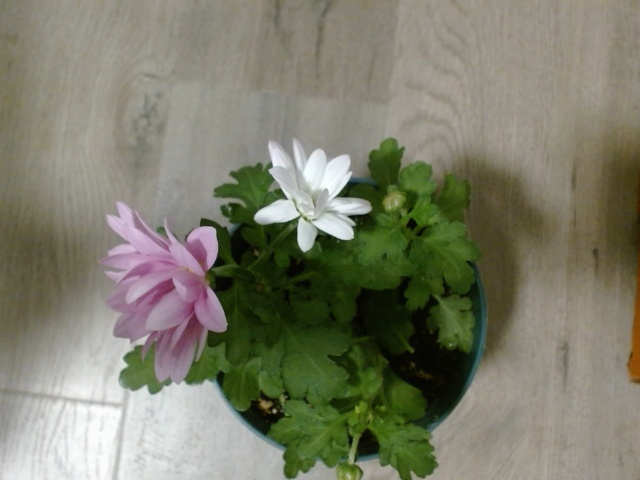
#> input picture captures/capture_20260304_184323_831080.jpg, 640 x 480 px, given in place of the camera
$ python opencv_detection.py
#> lines starting #> are read from the running program, lines starting #| are printed output that depends on the picture; after the words box and inside, x2 and y2 are one past the last pixel; in counts of white or black regions, pixels touching at a corner belong together
#> further down, frame is the input picture: shape (480, 640, 3); mean B, G, R 107, 125.4, 125
import cv2
import numpy as np

def detect_green_regions(frame_bgr):
    hsv = cv2.cvtColor(frame_bgr, cv2.COLOR_BGR2HSV)
#> hsv: shape (480, 640, 3); mean H, S, V 39, 69.9, 130
    lower = (25, 40, 40)
    upper = (95, 255, 255)
    mask = cv2.inRange(hsv, lower, upper)
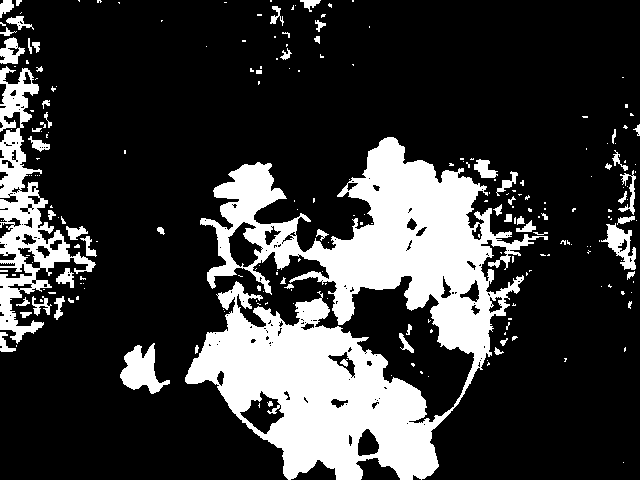
#> mask: shape (480, 640); 22.4% white; 230 white regions (167 under 20 px), largest, box (x1, y1, x2, y2) and area: (185, 137, 548, 480) 54077, (0, 66, 96, 344) 7323, (120, 343, 170, 394) 1306

    # clean up mask
    kernel = np.ones((7, 7), np.uint8)
    mask = cv2.morphologyEx(mask, cv2.MORPH_OPEN, kernel, iterations=1)
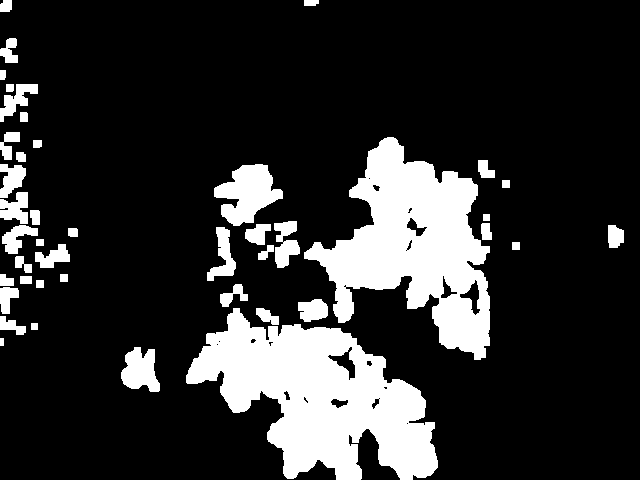
#> mask: shape (480, 640); 18.4% white; 43 white regions, largest, box (x1, y1, x2, y2) and area: (186, 308, 438, 480) 23277, (304, 137, 490, 360) 20218, (214, 164, 283, 226) 2500
    mask = cv2.morphologyEx(mask, cv2.MORPH_CLOSE, kernel, iterations=2)
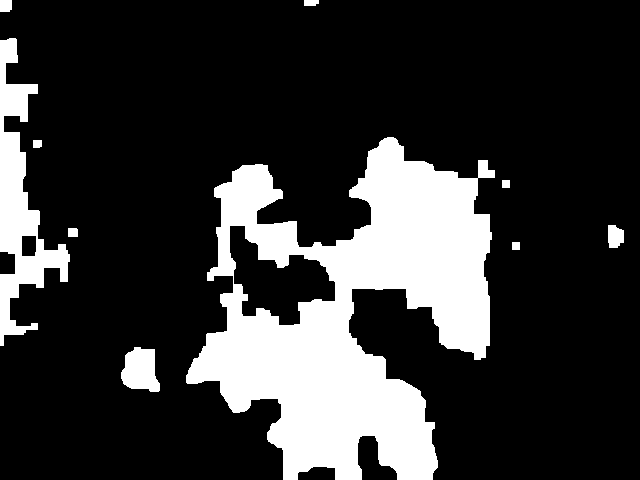
#> mask: shape (480, 640); 20.8% white; 10 white regions

    contours, _ = cv2.findContours(mask, cv2.RETR_EXTERNAL, cv2.CHAIN_APPROX_SIMPLE)
#> contours = 10 contours; largest, box (x1, y1, x2, y2) and area: (186, 137, 495, 480) 58454, (0, 38, 70, 346) 7425, (121, 347, 160, 392) 1228, (608, 225, 624, 248) 274, (0, 0, 12, 12) 118

    boxes = []
    for c in contours:
        area = cv2.contourArea(c)
        if area < 2000:
            continue
        x, y, w, h = cv2.boundingRect(c)
        boxes.append((x, y, x+w, y+h))
#> this loop made 10 passes
#> area on passes 1, 3, 4, 6, 9, 10: 1228, 71.5, 274.5, 54.5, 64.5, 117.5
#> (c, area) on passes 2, 5: ([[512, 242], [512, 249], [519, 249], [519, 242]], 49), ([[502, 180], [502, 187], [509, 187], [509, 180]], 49)
#> after the loop, boxes = [(186, 137, 495, 480), (0, 38, 70, 346)]
    return boxes, mask

cap = cv2.VideoCapture(0)
while True:
    ok, frame = cap.read()
    if not ok:
        break

    boxes, mask = detect_green_regions(frame)
#> boxes = [(186, 137, 495, 480), (0, 38, 70, 346)]
    for (x1, y1, x2, y2) in boxes:
        cv2.rectangle(frame, (x1,y1), (x2,y2), (0,0,0), 3)
#> this loop made 2 passes
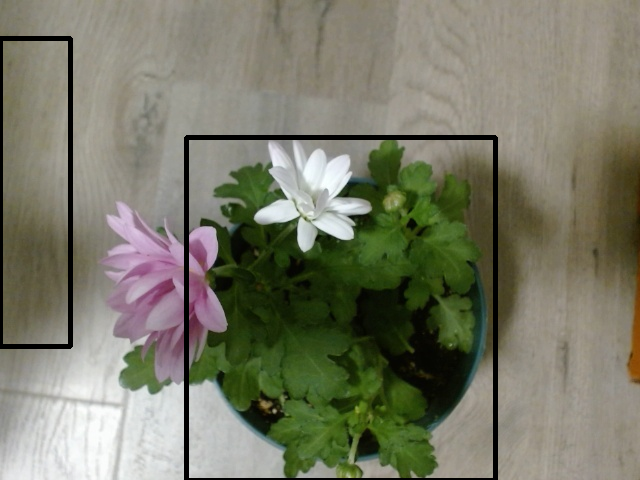
#> frame: shape (480, 640, 3); 2.84% of pixels changed, all inside (x1, y1, x2, y2) = (0, 36, 498, 480)

    cv2.imshow("frame", frame)
    cv2.imshow("mask", mask)
    if cv2.waitKey(1) & 0xFF == 27:
#> (key Esc is pressed here)
        break
cap.release()
cv2.destroyAllWindows()

$ run again, on captures/capture_20260304_184402_941091.jpg
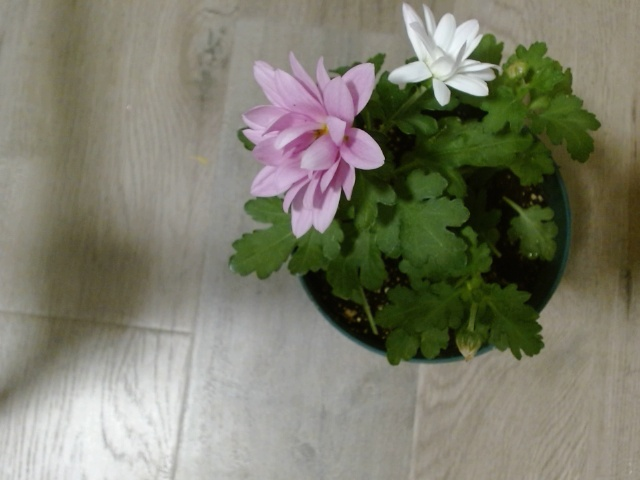
#> input picture captures/capture_20260304_184402_941091.jpg, 640 x 480 px, given in place of the camera
#> frame is the input picture: shape (480, 640, 3); mean B, G, R 108.2, 125.1, 125.3
#> hsv: shape (480, 640, 3); mean H, S, V 39.6, 69.1, 129.5
#> in detect_green_regions, `mask = cv2.morphologyEx(mask, cv2.MORPH_CLOSE, kernel, iterations=2)`:
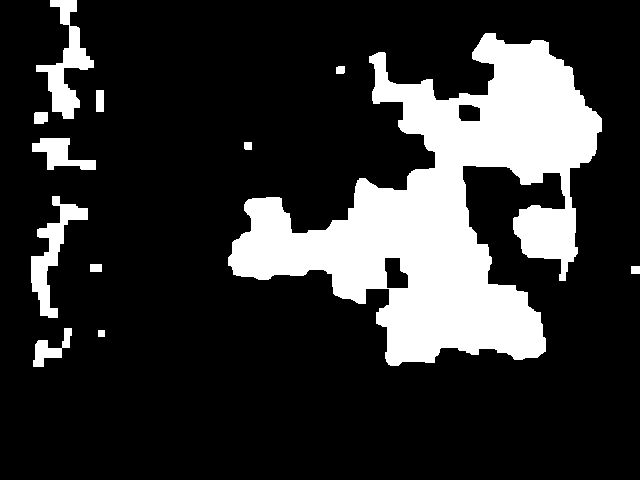
#> mask: shape (480, 640); 19.7% white; 12 white regions
#> contours = 12 contours; largest, box (x1, y1, x2, y2) and area: (228, 33, 602, 366) 53488, (36, 0, 94, 119) 2158, (31, 196, 88, 318) 1946, (32, 138, 96, 170) 934, (33, 328, 72, 367) 531
#> the loop in detect_green_regions, `for c in contours:` made 12 passes
#> area on passes 2, 5, 6, 7, 8, 10: 531, 1946, 48.5, 933.5, 135, 54
#> after the loop in detect_green_regions, `for c in contours:`: boxes = [(228, 33, 602, 366), (36, 0, 94, 119)]
#> the loop `for (x1, y1, x2, y2) in boxes:` made 2 passes
#> after the loop `for (x1, y1, x2, y2) in boxes:`:
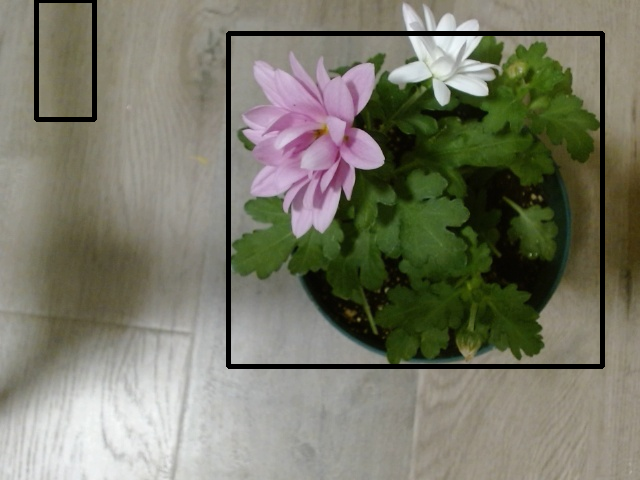
#> frame: shape (480, 640, 3); 2.83% of pixels changed, all inside (x1, y1, x2, y2) = (34, 0, 605, 369)

$ run again, on captures/capture_20260304_184412_500618.jpg
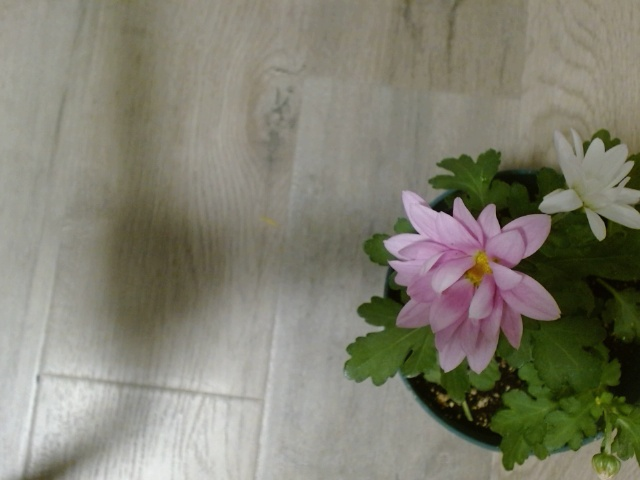
#> input picture captures/capture_20260304_184412_500618.jpg, 640 x 480 px, given in place of the camera
#> frame is the input picture: shape (480, 640, 3); mean B, G, R 113.1, 128, 129.5
#> hsv: shape (480, 640, 3); mean H, S, V 38.3, 56.1, 132
#> in detect_green_regions, `mask = cv2.morphologyEx(mask, cv2.MORPH_CLOSE, kernel, iterations=2)`:
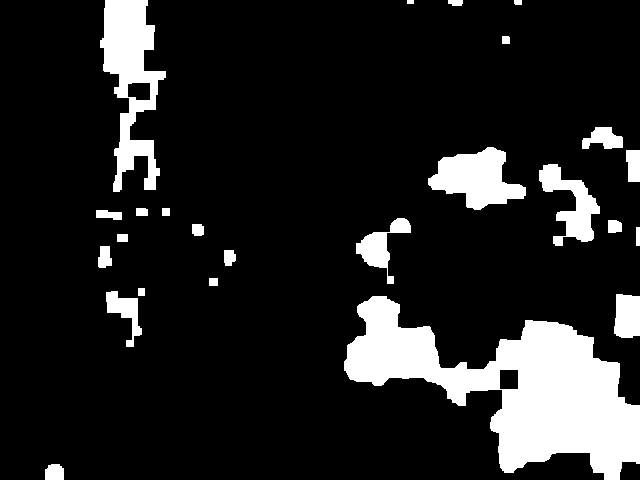
#> mask: shape (480, 640); 13.6% white; 25 white regions
#> contours = 25 contours, 1 with area under 20; largest, box (x1, y1, x2, y2) and area: (344, 296, 640, 480) 23702, (100, 0, 166, 192) 6089, (428, 147, 526, 210) 3428, (539, 164, 600, 246) 1974, (356, 218, 411, 284) 1132
#> the loop in detect_green_regions, `for c in contours:` made 25 passes
#> area on passes 1, 3, 4, 7, 8, 11, 12, 13: 243.5, 968, 747, 139, 216, 112.5, 143, 1131.5
#> after the loop in detect_green_regions, `for c in contours:`: boxes = [(344, 296, 640, 480), (428, 147, 526, 210), (100, 0, 166, 192)]
#> the loop `for (x1, y1, x2, y2) in boxes:` made 3 passes
#> after the loop `for (x1, y1, x2, y2) in boxes:`:
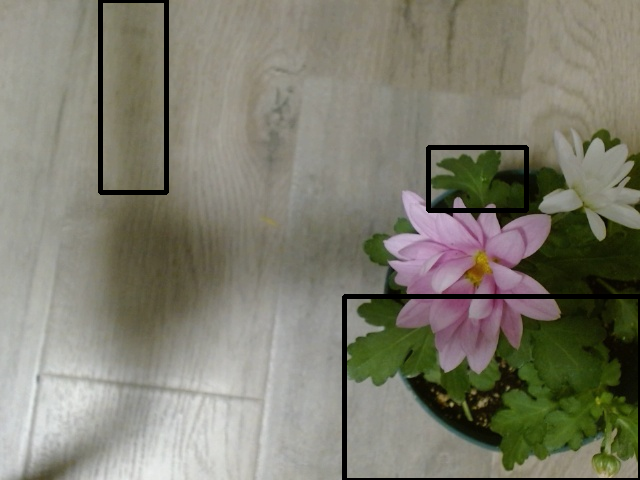
#> frame: shape (480, 640, 3); 2.4% of pixels changed, all inside (x1, y1, x2, y2) = (98, 0, 640, 480)

$ run again, on captures/capture_20260304_184416_400079.jpg
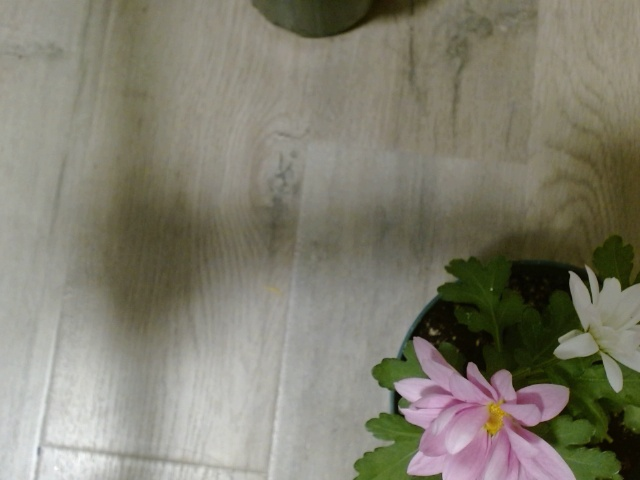
#> input picture captures/capture_20260304_184416_400079.jpg, 640 x 480 px, given in place of the camera
#> frame is the input picture: shape (480, 640, 3); mean B, G, R 111.5, 126.4, 129
#> hsv: shape (480, 640, 3); mean H, S, V 36.1, 55.2, 130.5
#> in detect_green_regions, `mask = cv2.morphologyEx(mask, cv2.MORPH_CLOSE, kernel, iterations=2)`:
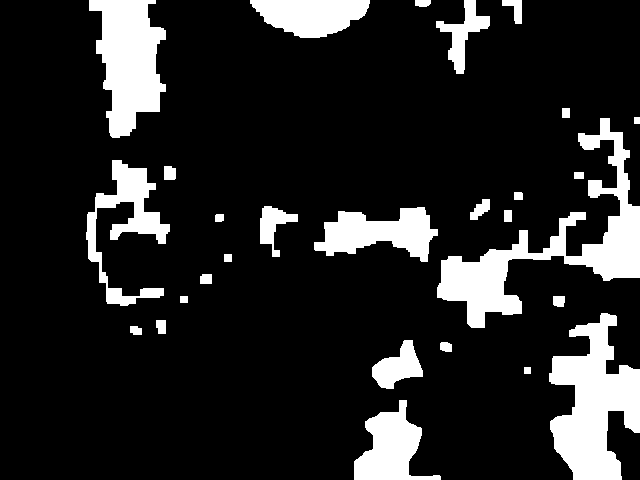
#> mask: shape (480, 640); 14.9% white; 28 white regions
#> contours = 28 contours; largest, box (x1, y1, x2, y2) and area: (437, 118, 640, 328) 9495, (549, 313, 640, 480) 8504, (89, 0, 166, 138) 6574, (314, 207, 438, 262) 3654, (86, 160, 170, 306) 3578
#> the loop in detect_green_regions, `for c in contours:` made 28 passes
#> area on passes 3, 4, 5, 6, 8, 10, 12, 15: 87.5, 1288, 75, 105.5, 102.5, 95.5, 54, 761.5
#> after the loop in detect_green_regions, `for c in contours:`: boxes = [(354, 400, 441, 480), (549, 313, 640, 480), (314, 207, 438, 262), (86, 160, 170, 306), (437, 118, 640, 328), (250, 0, 370, 38), (89, 0, 166, 138)]
#> the loop `for (x1, y1, x2, y2) in boxes:` made 7 passes
#> after the loop `for (x1, y1, x2, y2) in boxes:`:
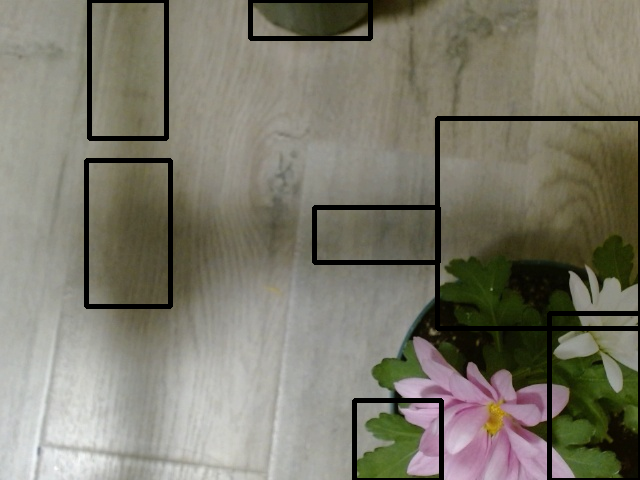
#> frame: shape (480, 640, 3); 4.46% of pixels changed, all inside (x1, y1, x2, y2) = (84, 0, 640, 480)
